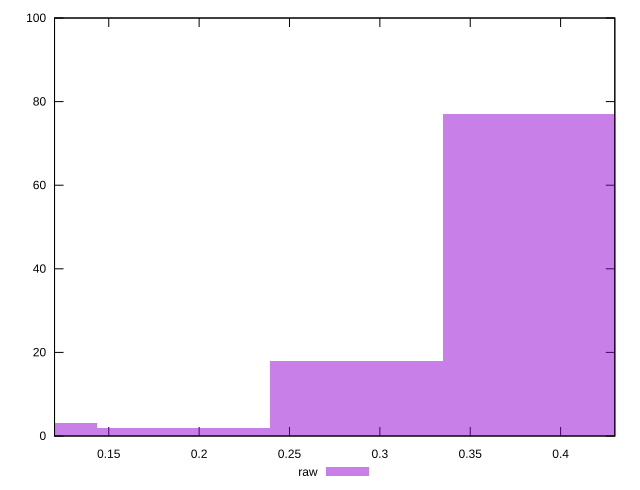

gnuplot code for this plot:
reset

$raw <<EOF
0.28694453752938875 18
0.38259271670585165 77
0.09564817917646291 3
0.19129635835292583 2
EOF

set key outside below
set boxwidth 0.09564817917646291
set xrange [0.12:0.43]
set yrange [0:100]
set trange [0:100]
set style fill transparent solid 0.5 noborder
set terminal svg size 640, 490 enhanced background rgb 'white'
set output "reprap/meta/score/samples/pages+cached/raw/histogram.svg"

plot $raw title "raw" with boxes

reset
